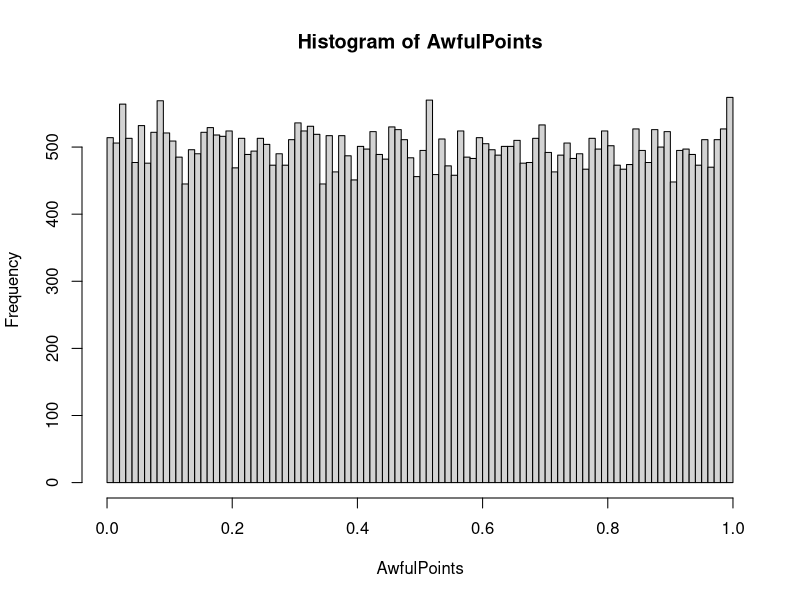

Reproduce this figure in R.
AwfulRandSeed <- 314159265

AwfulRand <- function() {
    AwfulRandSeed <<- ((2^18+1) * AwfulRandSeed  +  1)  %%  (2^35)
    AwfulRandSeed / (2^35)
}

dAwful <- function(N) {
  AwfulStuff <- matrix(nr=1,nc=N)
  for(i in 1:N) AwfulStuff[i] <- AwfulRand()
  AwfulStuff
}

NPoints <- 50000
AwfulPoints <- dAwful(NPoints)
NBins <- 100
hist(AwfulPoints,breaks=(0:NBins)/NBins)
AwfulHistogram <- table(trunc( NBins * AwfulPoints ))
TestResult <- chisq.test(AwfulHistogram)
TestResult
str(TestResult)
TestResult$p.value
